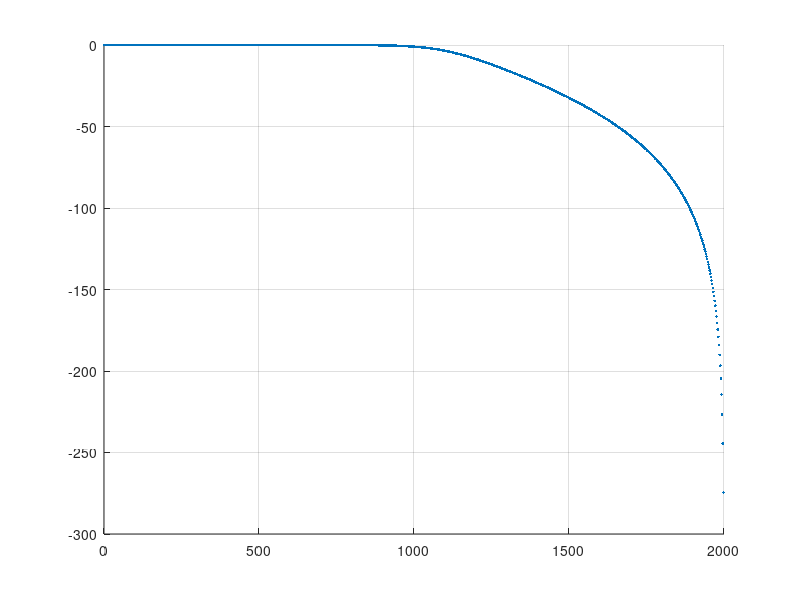

Recreate this plot in MATLAB. (Note: this script raises an error after producing the figure.)
clear all
clc

f_pass = 1000; %Hz 
f_stop = 1500; %Hz
r_p = 1; %dB;
r_s = 30; %dB
f_s=4000;

Wp=2*f_pass/f_s;
Ws=2*f_stop/f_s;

Wpx=Wp

[n,Wn]=buttord(Wp,Ws,r_p,r_s);

[B,A]=butter(n,Wn);

hold on;
[H,f]=freqz(B,A,1000, f_s);

plot(f,20*log10(abs(H)),'.')
grid on;

[n,Wp]=CHEB1ORD(Wp,Ws, r_p, r_s);
[B,A]=CHEBY1(n,0.1,Wp);
[H,w]=freqz(B,A,1000, f_s);
plot(f,20*log10(abs(H)),'r');
grid on;


axis ([0 f_s/2 -40 10])


legend('Butterworth','Czebyszewa 1')
